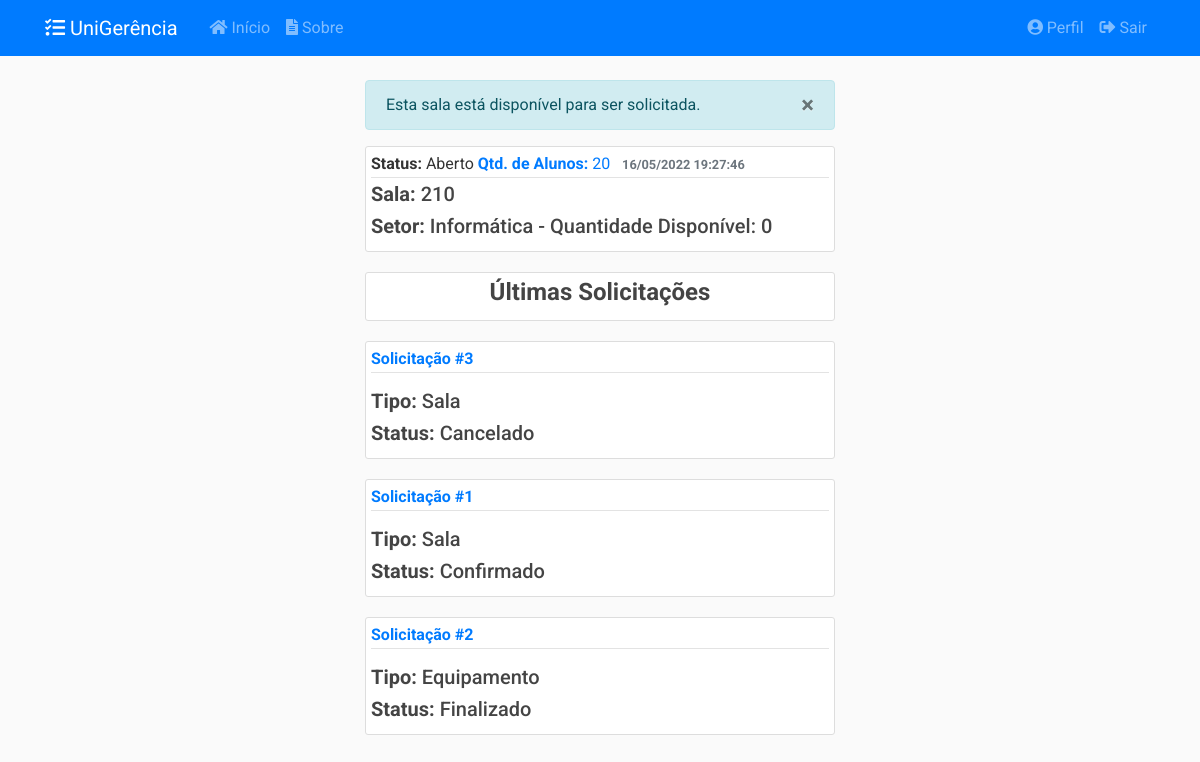
The app's page /salas/1 (signed in), older data.
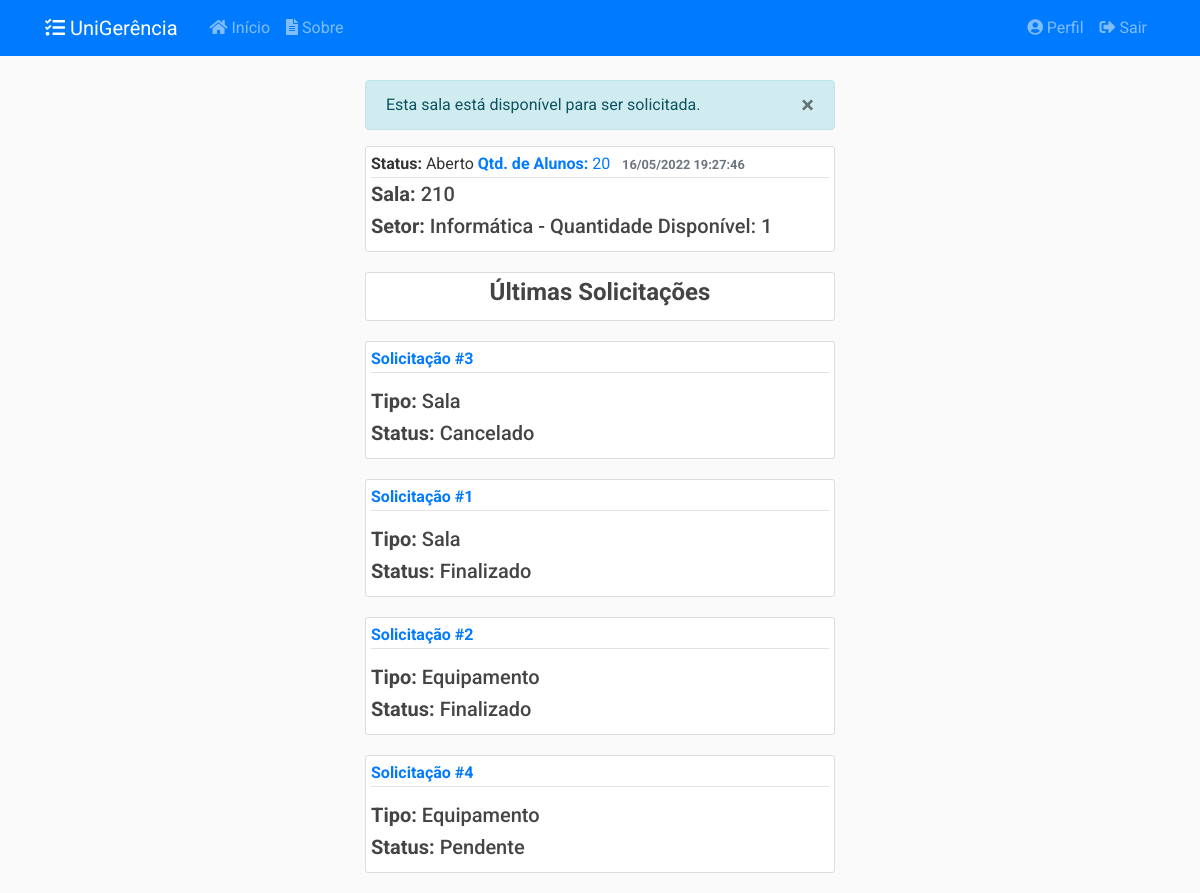
The same page, newer data.
### app/models/salas.py (models this page shows)
class Setor(db.Model):
    __tablename__ = 'setores'
    __table_args__ = {'extend_existing': True}
    id = db.Column(db.Integer, primary_key=True)
    name = db.Column(db.String(50), unique=True, nullable=False)
    qtd_disponivel = db.Column(db.Integer, nullable=False, default=0)
    ativo = db.Column(db.Boolean, nullable=False, default=True)
    solicitacoes = db.relationship('SolicitacaoSala', back_populates='setor')
    salas = db.relationship('Sala', back_populates='setor')
    def __repr__(self):
        return f"{self.name} - Quantidade Disponível: {self.qtd_disponivel}"

### app/models/solicitacoes.py (models this page shows, shortened)
class Solicitacao(db.Model):
    __tablename__ = 'solicitacoes'
    __table_args__ = {'extend_existing': True}
    id = db.Column(db.Integer, primary_key=True)
    status = db.Column(db.Enum(Status), default=Status.ABERTO.name)
    data_abertura = db.Column(db.DateTime, nullable=False,
                              default=datetime.now().astimezone(fuso_horario))
    data_inicio_pref = db.Column(db.Date, nullable=False)
    data_fim_pref = db.Column(db.Date, nullable=False)
    data_retirada = db.Column(db.DateTime, nullable=True)
    data_devolucao = db.Column(db.DateTime, nullable=True)
    data_cancelamento = db.Column(db.DateTime, nullable=True)
    data_finalizacao = db.Column(db.DateTime, nullable=True)
    quantidade = db.Column(db.Integer, nullable=False, default=0)
    descricao = db.Column(db.String(20), nullable=False)
    ativo = db.Column(db.Boolean, nullable=False, default=True)
    tipo = db.Column(db.String(20), nullable=False)
    usuario_id = db.Column(db.Integer, db.ForeignKey('usuarios.id'),
                           nullable=False)
    turno_id = db.Column(db.Integer, db.ForeignKey('turnos.id'),
                           nullable=False)
    turno = db.relationship('Turno', back_populates='solicitacoes')
    __mapper_args__ = {
        'polymorphic_identity': 'solicitacoes',
        'polymorphic_on': tipo
    }

class SolicitacaoSala(Solicitacao):
    __tablename__ = 'solicitacoes_salas'
    id = db.Column(db.Integer, db.ForeignKey('solicitacoes.id'), primary_key=True)
    setor_id = db.Column(db.Integer, db.ForeignKey('setores.id'), nullable=False)
    setor = db.relationship('Setor', back_populates='solicitacoes')
    salas = db.relationship('Sala', secondary= solicitacao_s,
                                    back_populates='solicitacoes')
    __mapper_args__ = {
        'polymorphic_identity': 'Sala',
    }

class Solicitacao(db.Model):
    __tablename__ = 'solicitacoes'
    __table_args__ = {'extend_existing': True}
    id = db.Column(db.Integer, primary_key=True)
    status = db.Column(db.Enum(Status), default=Status.ABERTO.name)
    data_abertura = db.Column(db.DateTime, nullable=False,
                              default=datetime.now().astimezone(fuso_horario))
    data_inicio_pref = db.Column(db.Date, nullable=False)
    data_fim_pref = db.Column(db.Date, nullable=False)
    data_retirada = db.Column(db.DateTime, nullable=True)
    data_devolucao = db.Column(db.DateTime, nullable=True)
    data_cancelamento = db.Column(db.DateTime, nullable=True)
    data_finalizacao = db.Column(db.DateTime, nullable=True)
    quantidade = db.Column(db.Integer, nullable=False, default=0)
    descricao = db.Column(db.String(20), nullable=False)
    ativo = db.Column(db.Boolean, nullable=False, default=True)
    tipo = db.Column(db.String(20), nullable=False)
    usuario_id = db.Column(db.Integer, db.ForeignKey('usuarios.id'),
                           nullable=False)
    turno_id = db.Column(db.Integer, db.ForeignKey('turnos.id'),
                           nullable=False)
    turno = db.relationship('Turno', back_populates='solicitacoes')
    __mapper_args__ = {
        'polymorphic_identity': 'solicitacoes',
        'polymorphic_on': tipo
    }

class SolicitacaoEquipamento(Solicitacao):
    __tablename__ = 'solicitacoes_equipamentos'
    id = db.Column(db.Integer, db.ForeignKey('solicitacoes.id'), primary_key=True)
    tipo_eqp_id = db.Column(db.Integer, db.ForeignKey('tipos_equipamento.id'),
                           nullable=True)
    equipamentos = db.relationship('Equipamento', secondary=solicitacao_e,
                                   back_populates='solicitacoes')
    tipo_eqp = db.relationship('TipoEquipamento', back_populates='solicitacoes')
    __mapper_args__ = {
        'polymorphic_identity': 'Equipamento'
    }

### app/controllers/salas.py (the view)
@salas.route("/<int:sala_id>")
@login_required
@prof_required
def sala(sala_id):
    sala = Sala.query.filter_by(
        id=sala_id).filter_by(ativo=True).first_or_404()
    solicitacoes = Solicitacao.query.filter(
        SolicitacaoSala.salas.contains(sala)).filter_by(ativo=True).order_by(
        SolicitacaoSala.id.desc()).limit(5)
    return render_template('salas/sala.html',
                           title=sala, sala=sala,
                           solicitacoes=solicitacoes)

### app/models/salas.py (called while the page is built)
    def __repr__(self):
        return f"{self.numero} - {self.setor.name} - Qtde. Alunos: {self.qtd_aluno}"

### app/models/usuarios.py (called while the page is built)
@login_manager.user_loader
def load_user(user_id):
    return Usuario.query.get(int(user_id))

### app/utils.py (called while the page is built)
def prof_required(f):
    @wraps(f)
    def wrap(*args, **kwargs):
        if current_user.tipo.name == 'PROF' or current_user.tipo.name == 'ADMIN':
            return f(*args, **kwargs)
        else:
            flash('Você não tem autorização para acessar esta página.', 'danger')
        return redirect(url_for('principal.inicio'))
    return wrap

### app/templates/salas/sala.html (shortened to what this page needs)
{% extends "layout.html" %}
{% block conteudo %}
{% if sala.status.name != 'PENDENTE' %}
<div class="alert alert-info" role="alert" id="alert-message">
    <button type="button" class="close" data-dismiss="alert">
    <span>&times;</span>
    </button>
    {% if sala.status.name == 'ABERTO' %}
    Esta sala está disponível para ser solicitada.
    {% elif sala.status.name == 'EMUSO' %}
    Esta sala está em uso.
    {% elif sala.status.name == 'DESABILITADO' or sala.status.name == 'EMMANUTENCAO' %}
    Esta sala está indisponível para ser solicitada.
    {% endif %}
</div>
{% endif %}
<article class="media content-section">
    <div class="media-body">
        <div class="article-metadata mb-3>
            <a class="mr-2"><strong>Status:</strong> {{ sala.status.value }}</a>
            <a class="mr-2"><strong>Qtd. de Alunos:</strong> {{ sala.qtd_aluno }}</a>
            <small class="text-muted"><strong>{{ sala.data_cadastro.strftime('%d/%m/%Y %H:%M:%S') }}</strong></small>
        </div>
        <h5 class="article-title"><strong>Sala:</strong> {{ sala.numero }}</h5>
        <h5 class="article-content"><strong> Setor:</strong> {{ sala.setor }}</h5>
    </div>
</article>
<article class="media content-section">
    <div class="media-body">
        <h4 class="article-content text-center"><strong>Últimas Solicitações</strong></h4>
    </div>
</article>
{% for solicitacao in solicitacoes %}
<article class="media content-section">
    <div class="media-body">
        <div class="article-metadata mb-3">
            <a class="mr-2" href="{{ url_for('solicitacoes.solicitacao', solicitacao_id=solicitacao.id )}}"><strong>Solicitação #{{ solicitacao.id }}</strong></a>
        </div>
        <h5 class="article-content"><strong>Tipo:</strong> {{ solicitacao.tipo }}</h5>
        <h5 class="article-content"><strong>Status:</strong> {{ solicitacao.status.value }}</h5>
    </div>
</article>
{% endfor %}
{% endblock conteudo %}

Row changes from the older to the newer data that the page shows:
changed Setor: setor "Informática - Quantidade Disponível: 0" → "Informática - Quantidade Disponível: 1"
changed through a linked row, SolicitacaoSala id 1: status.value "Confirmado" → "Finalizado"
added SolicitacaoEquipamento: id "4", tipo "Equipamento", status.value "Pendente"
